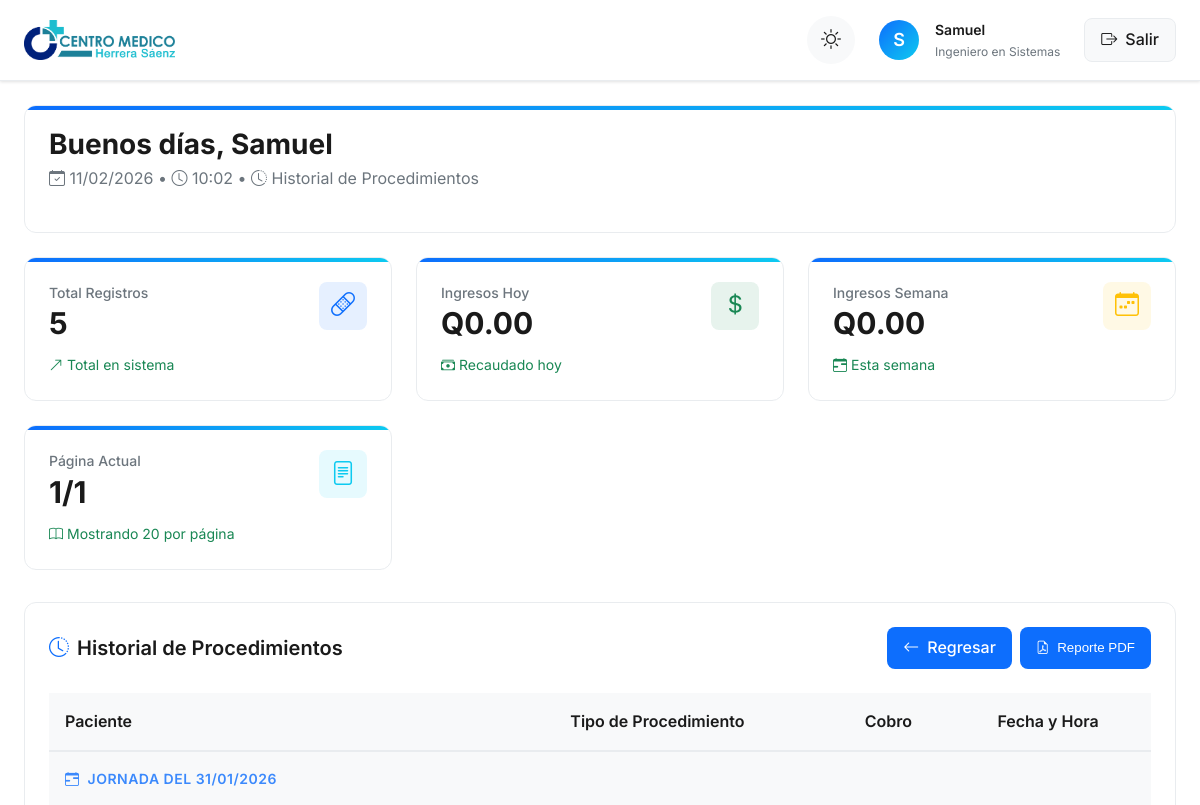
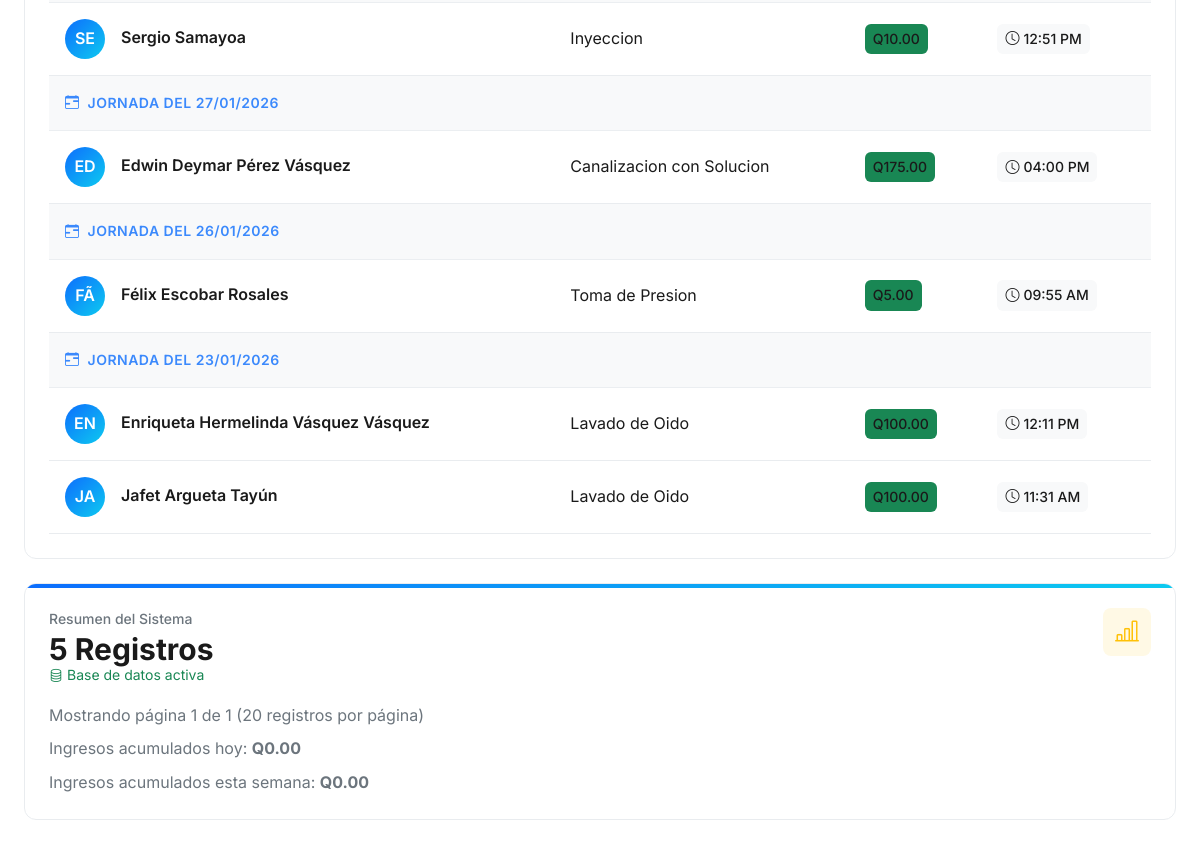
Page /php/minor_procedures/historial_procedimientos.php (signed in) on the earlier database version (2 pictures, top to bottom).
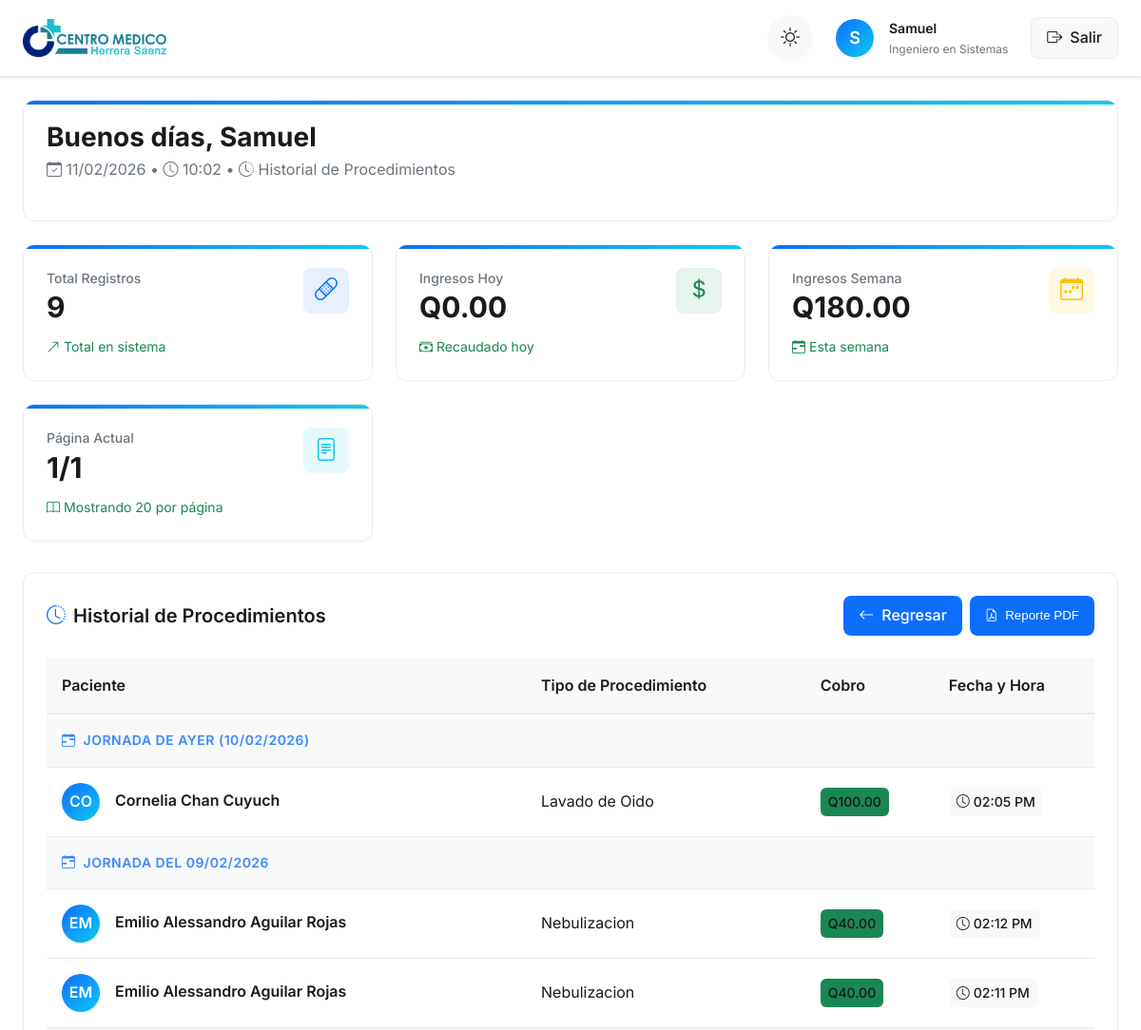
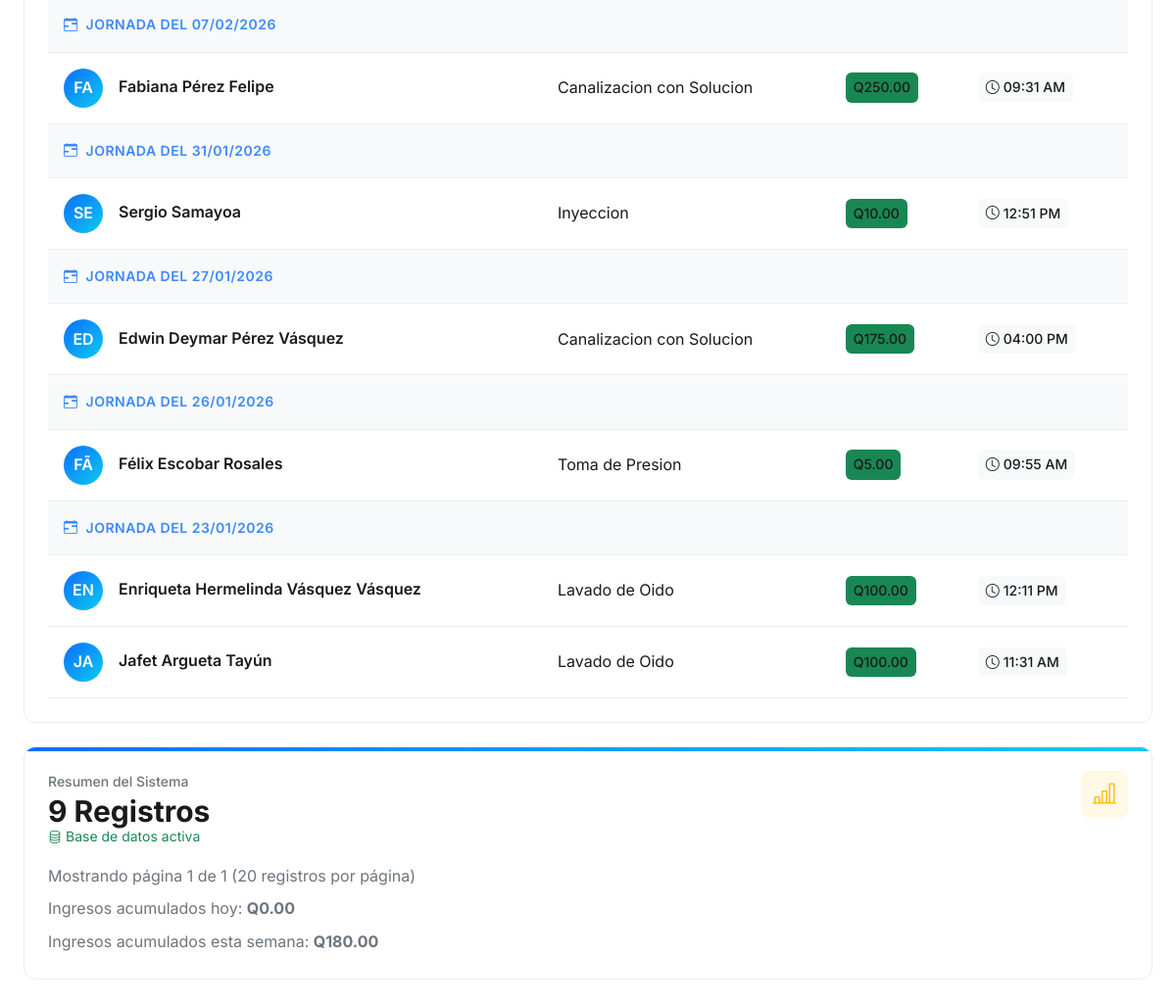
Same page on the later database version (2 pictures, top to bottom).
### tables this page shows
CREATE TABLE `procedimientos_menores` (
  `id_procedimiento` int NOT NULL,
  `id_paciente` int NOT NULL,
  `nombre_paciente` varchar(255) NOT NULL,
  `procedimiento` varchar(255) NOT NULL COMMENT 'Nombre del procedimiento (ej. Sutura, Curación)',
  `cobro` decimal(10,2) NOT NULL,
  `fecha_procedimiento` timestamp NULL DEFAULT CURRENT_TIMESTAMP,
  `usuario` varchar(255) DEFAULT NULL,
  `tipo_pago` enum('Efectivo','Tarjeta','Transferencia') DEFAULT 'Efectivo'
);

### php/minor_procedures/historial_procedimientos.php (the view, shortened to what this page needs)
<?php
$limit = 20;
$page = isset($_GET['page']) ? (int) $_GET['page'] : 1;
$offset = ($page > 1) ? ($page - 1) * $limit : 0;
try {
    $database = new Database();
    $conn = $database->getConnection();
    $user_type = $_SESSION['tipoUsuario'];
    $user_name = $_SESSION['nombre'];
    $user_specialty = $_SESSION['especialidad'] ?? 'Profesional Médico';
    $stmt_count = $conn->query("SELECT COUNT(*) as total FROM procedimientos_menores");
    $total_registros = $stmt_count->fetch(PDO::FETCH_ASSOC)['total'];
    $total_paginas = ceil($total_registros / $limit);
    $stmt = $conn->prepare("
        SELECT id_procedimiento, nombre_paciente, procedimiento, cobro, fecha_procedimiento
        FROM procedimientos_menores
        ORDER BY fecha_procedimiento DESC
        LIMIT :limit OFFSET :offset
    ");
    $stmt->bindParam(':limit', $limit, PDO::PARAM_INT);
    $stmt->bindParam(':offset', $offset, PDO::PARAM_INT);
    $stmt->execute();
    $procedimientos = $stmt->fetchAll(PDO::FETCH_ASSOC);
    $today = date('Y-m-d');
    $stmt_today = $conn->prepare("SELECT SUM(cobro) as total FROM procedimientos_menores WHERE DATE(fecha_procedimiento) = ?");
    $stmt_today->execute([$today]);
    $today_revenue = $stmt_today->fetch(PDO::FETCH_ASSOC)['total'] ?? 0;
    $week_start = date('Y-m-d', strtotime('monday this week'));
    $week_end = date('Y-m-d', strtotime('sunday this week'));
    $stmt_week = $conn->prepare("SELECT SUM(cobro) as total FROM procedimientos_menores WHERE DATE(fecha_procedimiento) BETWEEN ? AND ?");
    $stmt_week->execute([$week_start, $week_end]);
    $week_revenue = $stmt_week->fetch(PDO::FETCH_ASSOC)['total'] ?? 0;
} catch (Exception $e) {
    error_log("Error en historial de procedimientos: " . $e->getMessage());
    $procedimientos = [];
    $total_paginas = 1;
    $today_revenue = 0;
    $week_revenue = 0;
    $error_message = "Error al cargar el historial: " . $e->getMessage();
}
?>
<!DOCTYPE html>
<html lang="es" data-theme="light">
<head>
    <link rel="stylesheet" href="https://cdn.jsdelivr.net/npm/bootstrap-icons@1.10.0/font/bootstrap-icons.css">
</head>
<body>
    <div class="dashboard-container">
        <header class="dashboard-header">
            <div class="header-content">
                <div class="brand-container">
                    <img src="../../assets/img/herrerasaenz.png" alt="Centro Médico Herrera Saenz" class="brand-logo">
                </div>
                <div class="header-controls">
                    <div class="theme-toggle">
                        <button id="themeSwitch" class="theme-btn" aria-label="Cambiar tema claro/oscuro">
                            <i class="bi bi-sun theme-icon sun-icon"></i>
                        </button>
                    </div>
                    <div class="header-user">
                        <div class="header-avatar">
                            <?php echo strtoupper(substr($user_name, 0, 1)); ?>
                        </div>
                        <div class="header-details">
                            <span class="header-name"><?php echo htmlspecialchars($user_name); ?></span>
                            <span class="header-role"><?php echo htmlspecialchars($user_specialty); ?></span>
                        </div>
                    </div>
                    <a href="../auth/logout.php" class="logout-btn">
                        <i class="bi bi-box-arrow-right"></i>
                        <span>Salir</span>
                    </a>
                </div>
            </div>
        </header>
        <main class="main-content">
            <div class="stat-card mb-4 animate-in">
                <div class="stat-header">
                    <div>
                        <h2 id="greeting" class="stat-value" style="font-size: 1.75rem; margin-bottom: 0.5rem;">
                            <span id="greeting-text">Buenos días</span>, <?php echo htmlspecialchars($user_name); ?>
                        </h2>
                        <p class="text-muted mb-0">
                            <i class="bi bi-calendar-check me-1"></i> <?php echo date('d/m/Y'); ?>
                            <span class="mx-2">•</span>
                            <i class="bi bi-clock me-1"></i> <span id="current-time"><?php echo date('H:i'); ?></span>
                            <span class="mx-2">•</span>
                            <i class="bi bi-clock-history me-1"></i> Historial de Procedimientos
                        </p>
                    </div>
                </div>
            </div>
            <?php if ($user_type === 'admin'): ?>
                <div class="stats-grid">
                    <div class="stat-card animate-in delay-1">
                        <div class="stat-header">
                            <div>
                                <div class="stat-title">Total Registros</div>
                                <div class="stat-value"><?php echo $total_registros; ?></div>
                            </div>
                            <div class="stat-icon primary">
                                <i class="bi bi-bandaid"></i>
                            </div>
                        </div>
                        <div class="stat-change positive">
                            <i class="bi bi-arrow-up-right"></i>
                            <span>Total en sistema</span>
                        </div>
                    </div>
                    <div class="stat-card animate-in delay-2">
                        <div class="stat-header">
                            <div>
                                <div class="stat-title">Ingresos Hoy</div>
                                <div class="stat-value">Q<?php echo number_format($today_revenue, 2); ?></div>
                            </div>
                            <div class="stat-icon success">
                                <i class="bi bi-currency-dollar"></i>
                            </div>
                        </div>
                        <div class="stat-change positive">
                            <i class="bi bi-cash-stack"></i>
                            <span>Recaudado hoy</span>
                        </div>
                    </div>
                    <div class="stat-card animate-in delay-3">
                        <div class="stat-header">
                            <div>
                                <div class="stat-title">Ingresos Semana</div>
                                <div class="stat-value">Q<?php echo number_format($week_revenue, 2); ?></div>
                            </div>
                            <div class="stat-icon warning">
                                <i class="bi bi-calendar-week"></i>
                            </div>
                        </div>
                        <div class="stat-change positive">
                            <i class="bi bi-calendar-range"></i>
                            <span>Esta semana</span>
                        </div>
                    </div>
                    <div class="stat-card animate-in delay-4">
                        <div class="stat-header">
                            <div>
                                <div class="stat-title">Página Actual</div>
                                <div class="stat-value"><?php echo $page; ?>/<?php echo $total_paginas; ?></div>
                            </div>
                            <div class="stat-icon info">
                                <i class="bi bi-file-text"></i>
                            </div>
                        </div>
                        <div class="stat-change positive">
                            <i class="bi bi-book"></i>
                            <span>Mostrando <?php echo $limit; ?> por página</span>
                        </div>
                    </div>
                </div>
            <?php endif; ?>
            <section class="appointments-section animate-in delay-1">
                <div class="section-header">
                    <h3 class="section-title">
                        <i class="bi bi-clock-history section-title-icon"></i>
                        Historial de Procedimientos
                    </h3>
                    <div class="d-flex gap-2">
                        <a href="index.php" class="action-btn secondary">
                            <i class="bi bi-arrow-left"></i>
                            <span>Regresar</span>
                        </a>
                        <?php if ($user_type === 'admin'): ?>
                            <button type="button" class="action-btn" id="btnGenerateReport">
                                <i class="bi bi-file-earmark-pdf"></i>
                                <span>Reporte PDF</span>
                            </button>
                        <?php endif; ?>
                    </div>
                </div>
                <?php if (empty($procedimientos)): ?>
                    <div class="empty-state">
                        <div class="empty-icon">
                            <i class="bi bi-bandaid"></i>
                        </div>
                        <h4 class="text-muted mb-2">No se encontraron registros</h4>
                        <p class="text-muted mb-3">No hay procedimientos registrados en el sistema.</p>
                        <a href="index.php" class="action-btn">
                            <i class="bi bi-plus-lg"></i>
                            Registrar primer procedimiento
                        </a>
                    </div>
                <?php else: ?>
                    <div class="table-responsive">
                        <table class="appointments-table">
                            <thead>
                                <tr>
                                    <th>Paciente</th>
                                    <th>Tipo de Procedimiento</th>
                                    <th>Cobro</th>
                                    <th>Fecha y Hora</th>
                                </tr>
                            </thead>
                            <tbody>
                                <?php
                                $prev_jornada = null;
                                foreach ($procedimientos as $proc):
                                    $timestamp = strtotime($proc['fecha_procedimiento']);
                                    $hora = (int) date('H', $timestamp);
                                    $fecha_base = date('Y-m-d', $timestamp);
                                    if ($hora < 8) {
                                        $jornada_date = date('Y-m-d', strtotime('-1 day', $timestamp));
                                    } else {
                                        $jornada_date = $fecha_base;
                                    }
                                    if ($jornada_date !== $prev_jornada):
                                        $display_date = date('d/m/Y', strtotime($jornada_date));
                                        if ($jornada_date == date('Y-m-d')) {
                                            $display_text = "Jornada de Hoy ($display_date)";
                                        } elseif ($jornada_date == date('Y-m-d', strtotime('-1 day'))) {
                                            $display_text = "Jornada de Ayer ($display_date)";
                                        } else {
                                            $display_text = "Jornada del " . $display_date;
                                        }
                                        ?>
                                        <tr class="jornada-row">
                                            <td colspan="4" class="jornada-cell">
                                                <i class="bi bi-calendar-range jornada-icon"></i>
                                                <?php echo $display_text; ?>
                                            </td>
                                        </tr>
                                        <?php
                                        $prev_jornada = $jornada_date;
                                    endif;
                                    $patient_name = htmlspecialchars($proc['nombre_paciente']);
                                    $patient_initials = strtoupper(substr($patient_name, 0, 2));
                                    ?>
                                    <tr>
                                        <td>
                                            <div class="patient-cell">
                                                <div class="patient-avatar">
                                                    <?php echo $patient_initials; ?>
                                                </div>
                                                <div class="patient-info">
                                                    <div class="patient-name"><?php echo $patient_name; ?></div>
                                                </div>
                                            </div>
                                        </td>
                                        <td>
                                            <span
                                                class="procedure-type"><?php echo htmlspecialchars($proc['procedimiento']); ?></span>
                                        </td>
                                        <td>
                                            <span class="time-badge bg-success text-white">
                                                Q<?php echo number_format($proc['cobro'], 2); ?>
                                            </span>
                                        </td>
                                        <td>
                                            <span class="time-badge">
                                                <i class="bi bi-clock"></i>
                                                <?php echo date('h:i A', strtotime($proc['fecha_procedimiento'])); ?>
                                            </span>
                                        </td>
                                    </tr>
                                <?php endforeach; ?>
                            </tbody>
                        </table>
                    </div>
                <?php endif; ?>
            </section>
            <div class="stat-card animate-in delay-2">
                <div class="stat-header">
                    <div>
                        <div class="stat-title">Resumen del Sistema</div>
                        <div class="stat-value"><?php echo $total_registros; ?> Registros</div>
                        <div class="stat-change positive">
                            <i class="bi bi-database"></i>
                            <span>Base de datos activa</span>
                        </div>
                    </div>
                    <div class="stat-icon warning">
                        <i class="bi bi-bar-chart-line"></i>
                    </div>
                </div>
                <div class="mt-3">
                    <p class="text-muted mb-2">Mostrando página <?php echo $page; ?> de <?php echo $total_paginas; ?>
                        (<?php echo $limit; ?> registros por página)</p>
                    <p class="text-muted mb-2">Ingresos acumulados hoy:
                        <strong>Q<?php echo number_format($today_revenue, 2); ?></strong>
                    </p>
                    <p class="text-muted mb-0">Ingresos acumulados esta semana:
                        <strong>Q<?php echo number_format($week_revenue, 2); ?></strong>
                    </p>
                </div>
            </div>
        </main>
    </div>
</body>
</html>

Differences in the rows shown:
added procedimientos_menores: fecha_procedimiento "JORNADA DE AYER (10/02/2026)", nombre_paciente "CO", nombre_paciente "Cornelia Chan Cuyuch", procedimiento "Lavado de Oido", cobro "100.00", fecha_procedimiento "02:05 PM"
added procedimientos_menores: fecha_procedimiento "JORNADA DEL 09/02/2026", nombre_paciente "EM", nombre_paciente "Emilio Alessandro Aguilar Rojas", procedimiento "Nebulizacion", cobro "40.00", fecha_procedimiento "02:12 PM"
added procedimientos_menores: nombre_paciente "EM", nombre_paciente "Emilio Alessandro Aguilar Rojas", procedimiento "Nebulizacion", cobro "40.00", fecha_procedimiento "02:11 PM"
added procedimientos_menores: fecha_procedimiento "JORNADA DEL 07/02/2026", nombre_paciente "FA", nombre_paciente "Fabiana Pérez Felipe", procedimiento "Canalizacion con Solucion", cobro "250.00", fecha_procedimiento "09:31 AM"
Other differences:
$total_registros: "5" → "9"
$week_revenue: "0.00" → "180.00"
